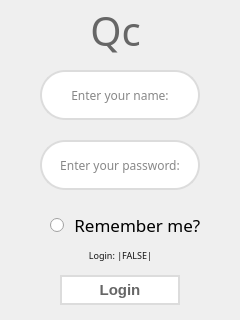
<?xml version="1.0" encoding="UTF-8"?>
<ui version="4.0">
 <class>Form</class>
 <widget class="QWidget" name="Form">
  <property name="geometry">
   <rect>
    <x>0</x>
    <y>0</y>
    <width>240</width>
    <height>320</height>
   </rect>
  </property>
  <property name="minimumSize">
   <size>
    <width>240</width>
    <height>320</height>
   </size>
  </property>
  <property name="maximumSize">
   <size>
    <width>240</width>
    <height>320</height>
   </size>
  </property>
  <property name="windowTitle">
   <string>Form</string>
  </property>
  <widget class="QLineEdit" name="input_name">
   <property name="geometry">
    <rect>
     <x>40</x>
     <y>70</y>
     <width>160</width>
     <height>50</height>
    </rect>
   </property>
   <property name="focusPolicy">
    <enum>Qt::ClickFocus</enum>
   </property>
   <property name="styleSheet">
    <string notr="true"> .QLineEdit {
	background-color:#ffffff;
	border-radius:25px;
	border:2px solid #dcdcdc;
	color:#121212;
	font-family:Trebuchet MS;
	font-size:12px;
}
</string>
   </property>
   <property name="text">
    <string/>
   </property>
   <property name="alignment">
    <set>Qt::AlignCenter</set>
   </property>
   <property name="placeholderText">
    <string>Enter your name:</string>
   </property>
  </widget>
  <widget class="QPushButton" name="check_data">
   <property name="geometry">
    <rect>
     <x>60</x>
     <y>275</y>
     <width>120</width>
     <height>30</height>
    </rect>
   </property>
   <property name="styleSheet">
    <string notr="true">.QPushButton {
	background-color:#ffffff;
	border-radius:25px;
	border:2px solid #dcdcdc;
	color:#666666;
	font-family:Arial;
	font-size:15px;
	font-weight:bold;
}
.QPushButton:hover {
	background-color:#f6f6f6;
	color:#121212;
}
.QPushButton:pressed {
	border-color:#121212;
}</string>
   </property>
   <property name="text">
    <string>Login</string>
   </property>
  </widget>
  <widget class="QLineEdit" name="input_password">
   <property name="geometry">
    <rect>
     <x>40</x>
     <y>140</y>
     <width>160</width>
     <height>50</height>
    </rect>
   </property>
   <property name="focusPolicy">
    <enum>Qt::ClickFocus</enum>
   </property>
   <property name="styleSheet">
    <string notr="true"> .QLineEdit {
	background-color:#ffffff;
	border-radius:25px;
	border:2px solid #dcdcdc;
	color:#121212;
	font-family:Trebuchet MS;
	font-size:12px;
}
</string>
   </property>
   <property name="alignment">
    <set>Qt::AlignCenter</set>
   </property>
   <property name="placeholderText">
    <string>Enter your password:</string>
   </property>
  </widget>
  <widget class="QRadioButton" name="radioButton">
   <property name="geometry">
    <rect>
     <x>50</x>
     <y>200</y>
     <width>160</width>
     <height>50</height>
    </rect>
   </property>
   <property name="styleSheet">
    <string notr="true"> QRadioButton {
	color:#000000;
	font-family:Trebuchet MS;
	font-size:17px;
}

QRadioButton:hover{
	color:#121212;
 }
QRadioButton:checked{
	color:#666666;
 }
</string>
   </property>
   <property name="text">
    <string> Remember me?</string>
   </property>
   <property name="checked">
    <bool>false</bool>
   </property>
  </widget>
  <widget class="QLabel" name="label">
   <property name="geometry">
    <rect>
     <x>20</x>
     <y>-10</y>
     <width>191</width>
     <height>81</height>
    </rect>
   </property>
   <property name="styleSheet">
    <string notr="true">color:#666666;
font-family:Bebas Neue;
font-size:40px;
</string>
   </property>
   <property name="text">
    <string>Qc</string>
   </property>
   <property name="alignment">
    <set>Qt::AlignCenter</set>
   </property>
  </widget>
  <widget class="QLabel" name="reg_info">
   <property name="geometry">
    <rect>
     <x>30</x>
     <y>230</y>
     <width>181</width>
     <height>51</height>
    </rect>
   </property>
   <property name="font">
    <font>
     <family>MS Gothic</family>
     <pointsize>7</pointsize>
    </font>
   </property>
   <property name="styleSheet">
    <string notr="true">color:#121212;</string>
   </property>
   <property name="text">
    <string>&lt;html&gt;&lt;head/&gt;&lt;body&gt;&lt;p align=&quot;center&quot;&gt;Login: |FALSE|&lt;/p&gt;&lt;/body&gt;&lt;/html&gt;</string>
   </property>
   <property name="alignment">
    <set>Qt::AlignCenter</set>
   </property>
  </widget>
 </widget>
 <resources/>
 <connections/>
</ui>
